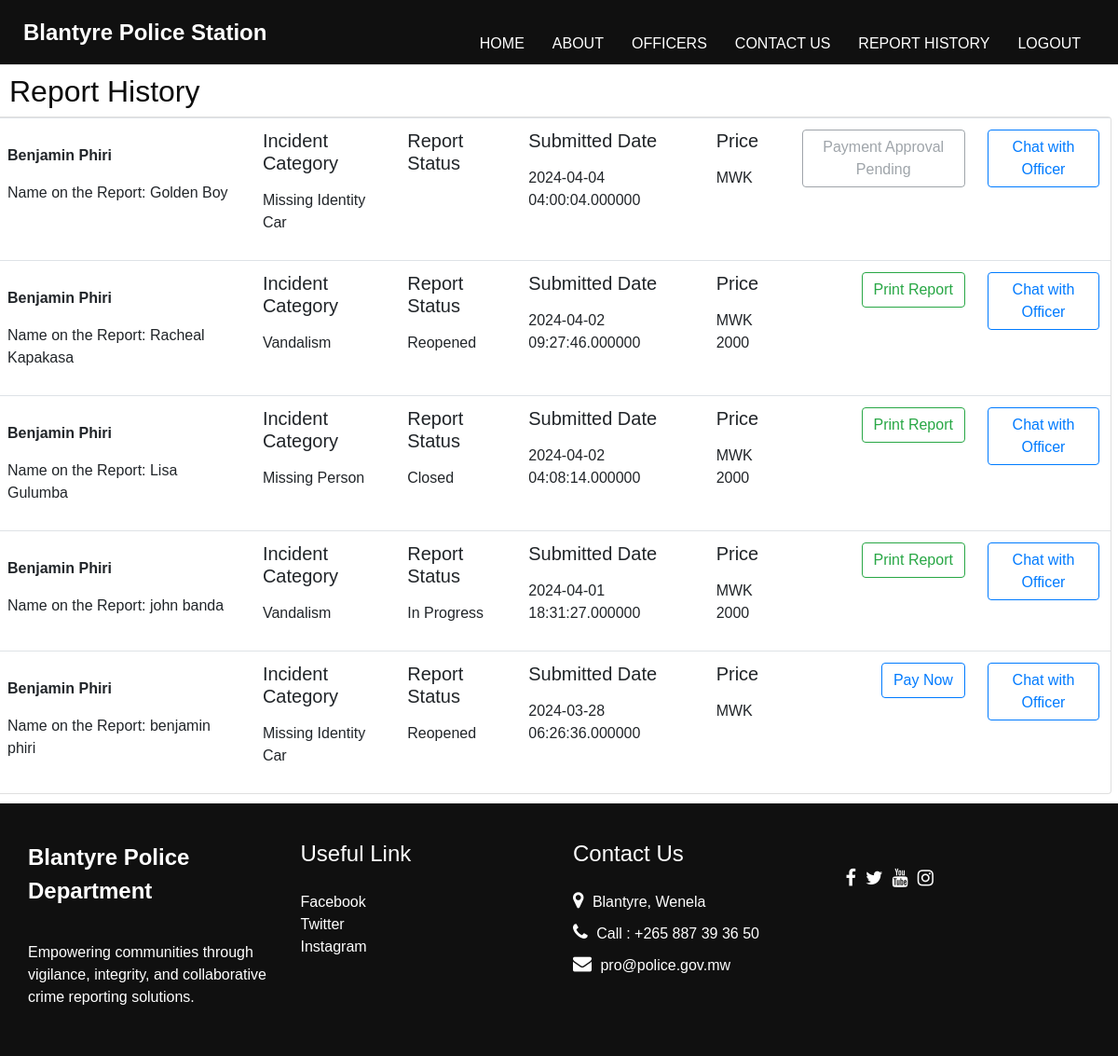
Page /Report_History.php (signed in) on the earlier database version.
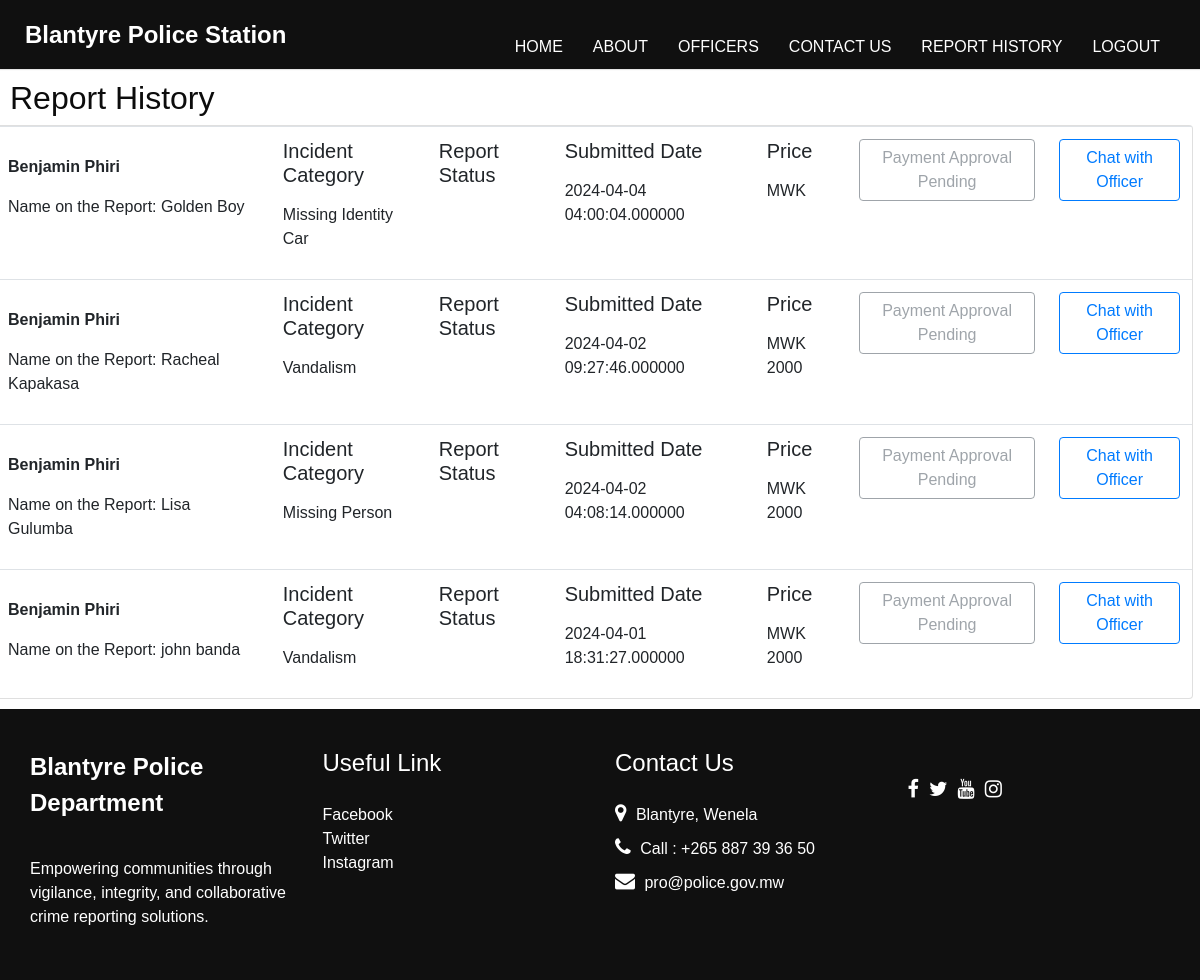
Same page on the later database version.
### tables this page shows
CREATE TABLE IF NOT EXISTS `crimereports` (
  `ID` int NOT NULL AUTO_INCREMENT,
  `UserID` int NOT NULL,
  `First_Name` varchar(70) NOT NULL,
  `Last_Name` varchar(70) NOT NULL,
  `Incident_Category` varchar(20) NOT NULL,
  `SubmittedDate` timestamp(6) NOT NULL,
  `WitnessedDate` date NOT NULL,
  `Description` varchar(255) NOT NULL,
  `People_Involved` int NOT NULL,
  `If_Affected` int NOT NULL,
  `Multimedia` varchar(255) NOT NULL,
  `Location` varchar(200) NOT NULL,
  PRIMARY KEY (`ID`)
);

CREATE TABLE IF NOT EXISTS `userdetails` (
  `ID` int NOT NULL AUTO_INCREMENT,
  `First_Name` varchar(70) NOT NULL,
  `Last_Name` varchar(70) NOT NULL,
  `Email_Address` varchar(50) NOT NULL,
  `Phone_Number` varchar(11) NOT NULL,
  `Address` varchar(100) NOT NULL,
  `Password` varchar(255) NOT NULL,
  PRIMARY KEY (`ID`)
);

CREATE TABLE IF NOT EXISTS `assignments` (
  `AssignmentID` int NOT NULL AUTO_INCREMENT,
  `ReportID` int DEFAULT NULL,
  `OfficerID` int DEFAULT NULL,
  `PriorityLevel` varchar(255) DEFAULT NULL,
  `Status` varchar(255) DEFAULT NULL,
  `AssignedDate` date DEFAULT NULL,
  `CompletionDate` date DEFAULT NULL,
  `PaymentApproved` tinyint(1) DEFAULT '0',
  `Paid` tinyint(1) DEFAULT '0',
  `Notes` text,
  PRIMARY KEY (`AssignmentID`),
  KEY `ReportID` (`ReportID`),
  KEY `OfficerID` (`OfficerID`)
);

CREATE TABLE IF NOT EXISTS `reportprice` (
  `ID` int NOT NULL AUTO_INCREMENT,
  `Category` varchar(255) NOT NULL,
  `Price` int NOT NULL,
  PRIMARY KEY (`ID`)
);

### Report_History.php (the view, shortened to what this page needs)
<!DOCTYPE html>
<html lang="en">
<head>
  <link href="css/bootstrap.css" rel="stylesheet" />
  <link href="css/style.css" rel="stylesheet" />
  <link href="css/responsive.css" rel="stylesheet" />
</head>
<body>
    <header class="header_section">
    <?php
    require_once'nvbr.php';
    ?>
    </header>
    <main class="history" >
        <h2>Report History</h2>
        <div class="">
        <div class="row">
					<div class="main-card-thing">
						<div class="card">
							<div class="card-body p-0">
								<div class="table-responsive">
									<table class="table mb-0">
										<tbody>
                      <?php
                    $userId = $_SESSION['user_id'];
                    require_once 'DatabaseConn.php';
                    $query = "SELECT c.*, u.First_Name AS User_First_Name, u.Last_Name AS User_Last_Name, a.Status, a.PaymentApproved, a.Paid, rp.Price
          FROM crimereports c
          INNER JOIN userdetails u ON u.ID = c.UserID
          LEFT JOIN assignments a ON c.ID = a.ReportID
          LEFT JOIN ReportPrice rp ON c.Incident_Category = rp.Category
          WHERE u.ID = ?
          ORDER BY c.SubmittedDate DESC";
                $stmt = $conn->prepare($query);
                $stmt->bind_param("i", $userId);
                $stmt->execute();
                $result = $stmt->get_result();
                if ($result->num_rows > 0) {
                    $incident_reports = $result->fetch_all(MYSQLI_ASSOC);
                    foreach ($incident_reports as $incident_report) {
                        echo '<tr>';
                        echo '<td style="min-width: 200px;">';
                        echo '<p><b>' . $incident_report['User_First_Name'] . ' ' . $incident_report['User_Last_Name'] . '</b></h2>';
                        echo '<p>Name on the Report: ' . $incident_report['First_Name'] . ' ' . $incident_report['Last_Name'] . '</p>';
                        echo '</td>';
                        echo '<td>';
                        echo '<h5 class="time-title p-0">Incident Category</h5>';
                        echo '<p>' . $incident_report['Incident_Category'] . '</p>';
                        echo '</td>';
                        echo '<td>';
                        echo '<h5 class="time-title p-0">Report Status</h5>';
                        echo '<p>' . $incident_report['Status'] . '</p>';
                        echo '</td>';
                        echo '<td>';
                        echo '<h5 class="time-title p-0">Submitted Date</h5>';
                        echo '<p>' . $incident_report['SubmittedDate'] . '</p>';
                        echo '</td>';
                        echo '<td>';
                        echo '<h5 class="time-title p-0">Price</h5>';
                        echo '<p> MWK ' . $incident_report['Price'] . '</p>';
                        echo '</td>';
                        echo '<td class="text-right">';
                        if ($incident_report['PaymentApproved'] == 1 && $incident_report['Paid'] == 0) {
                            echo '<a href="checkout.php?report_id=' . $incident_report['ID'] . '" class="btn btn-outline-primary take-btn">Pay Now</a>';
                        } elseif ($incident_report['Paid'] == 1) {
                            echo '<a href="print_report.php?report_id=' . $incident_report['ID'] . '" class="btn btn-outline-success take-btn">Print Report</a>';
                        } else {
                            echo '<button class="btn btn-outline-secondary take-btn" disabled>Payment Approval Pending</button>';                            echo '';
                        }
                        echo '</td>';
                        echo '<td class="text-right">';
                        echo '<a href="Chat_Interface.php?report_id=' . $incident_report['ID'] . '" class="btn btn-outline-primary take-btn">Chat with Officer</a>';
                        echo '</td>';
                        echo '</tr>';
                    }
                } else {
                    echo '<p class="no_review">No Reports Available at the moment</p>';
                }
                ?>
									</tbody>
								</table>
							</div>
						</div>
					</div>
				</div>
			</div>
    </div>
    </main>
    <Footer class="info_section">
    <?php
    require_once 'Footer.php';
    ?>
  </Footer>
</body>
</html>

Differences in the rows shown:
removed crimereports: userdetails.First_Name "Benjamin", userdetails.Last_Name "Phiri", First_Name "benjamin", Last_Name "phiri", Incident_Category "Missing Identity Car", assignments.Status "Reopened", SubmittedDate "2024-03-28 06:26:36.000000"
shown differently, row unchanged: crimereports "Racheal": assignments.Status "Reopened" → (not shown); text "Print Report" → "Payment Approval Pending"
shown differently, row unchanged: crimereports "Lisa": assignments.Status "Closed" → (not shown); text "Print Report" → "Payment Approval Pending"
shown differently, row unchanged: crimereports "john": assignments.Status "In Progress" → (not shown); text "Print Report" → "Payment Approval Pending"
